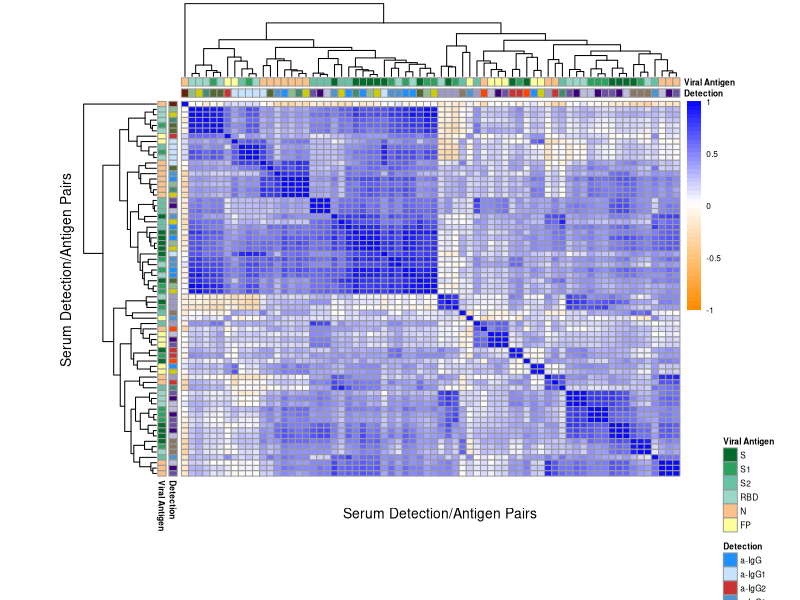
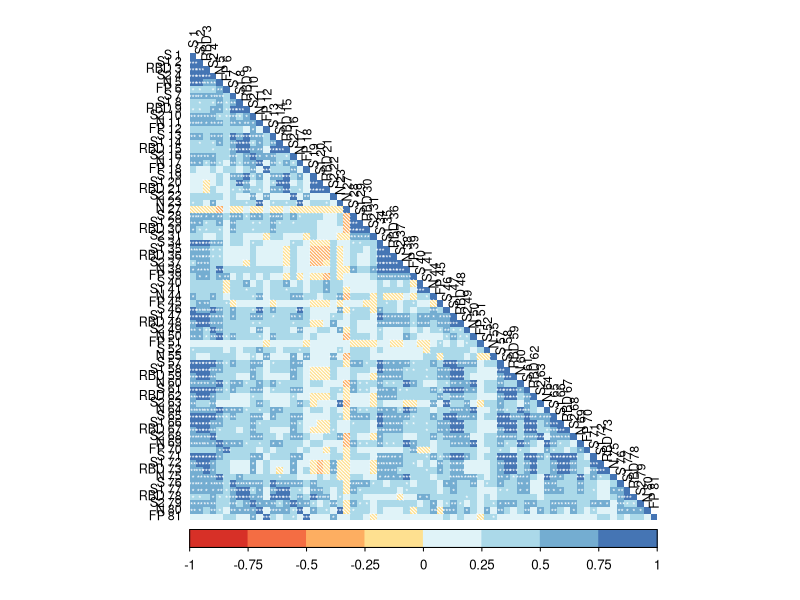

Write the R code that produced these figures, in order. (Note: this script raises an error after producing the figures.)
library(corrplot)
library(Hmisc)
library(RColorBrewer)
library(gtools)
library(grid)
library(pheatmap)

#load in data
data <- read.csv("Fc_Array.csv", header=FALSE)
dim(data)

#remove all non-CoV2 columns

data<-data[,-which(data[2,]=="non-CoV-2")]
dim(data)

#break into our column categories

Categories<-data[1:4,5:ncol(data)]
Categories<-as.data.frame(t(Categories))
Categories<-Categories[,c(1,4)]
colnames(Categories)<-c("Detection", "Viral Antigen")

#now bin viral antigens

Categories$`Viral Antigen`<-as.character(Categories$`Viral Antigen`)


summary(Categories)

data<-data[-c(1:4),]

#make first column row names

data[,1]<-as.character(data[,1])
data[nrow(data),1]<-"blank2"
rownames(data)<-data[,1]
data[,1]<-NULL

#make the row categories data frame

RowCategories<-data[-c(nrow(data)-1,nrow(data)),1:3]
rownames(RowCategories)<-rownames(data)[-c(nrow(data)-1,nrow(data))]
colnames(RowCategories)<-c("Sex","Disease Severity", "Age")
RowCategories<-as.data.frame(RowCategories)
RowCategories$`Sample Type`<-as.factor(c(rep("Serum",20),rep("Serum",15),rep("Nasal Wash",19),rep("Nasal Wash",15)))
RowCategories$`CoV-2 Status`<-as.factor(c(rep("Convalescent",20),rep("Naive",15),rep("Convalescent",19),rep("Naive",15)))

#rebinning into less age group
RowCategories$Age<-as.character(RowCategories$Age)
RowCategories$Age[which(RowCategories$Age%in%c("20-29","<20", "30-39"))]<-"<40" 
RowCategories$Age[which(RowCategories$Age%in%c("40-49", "50-59"))]<-"40-59"
RowCategories$Age[which(RowCategories$Age%in%c("60-69","70-79"))]<-">60"
RowCategories$Age<-as.factor(RowCategories$Age)

summary(RowCategories)

#reorder columns
RowCategories<-RowCategories[,rev(c("CoV-2 Status","Sample Type","Disease Severity","Age","Sex"))]
RowCategories$Age <- NULL
RowCategories$Sex <- NULL

data<-data[,4:ncol(data)]

#Remove antigens that are less than 10 std. dev above blanks

(cutoff<-apply(data[c(nrow(data)-1,nrow(data)),],2,sd))
cutoff<-cutoff*10

data<-data[-c(nrow(data)-1,nrow(data)),]

data<-apply(data,2,as.numeric)

#Remove columns where <25% of samples are 10SD above blank

removeThese<-c()

for(i in 1:ncol(data)){
  p<-sum(na.omit(data[,i])>cutoff[i])/length(na.omit(data[,i]))
  if(p<=0.25){
    removeThese<-append(removeThese,i)
    cat(paste(p,"\n"))
  }
}

Categories[removeThese,]

Categories<-Categories[-removeThese,]
data<-data[,-removeThese]

colnames(data)<-paste(Categories$`Viral Antigen`,1:ncol(data))
rownames(Categories)<-paste(Categories$`Viral Antigen`,1:ncol(data))


#Scale and Center 

logdata<-log10(data)

#now check which columns are different between pos and negative, discard ones that are not. 

keepColumnsS<-c()
keepColumnsNW<-c()

for(i in 1:ncol(logdata)){
  serum<-logdata[grepl("serum",RowCategories$`Sample Type`,ignore.case = T),i]
  nasal<-logdata[grepl("nasal",RowCategories$`Sample Type`,ignore.case = T),i]
  
  ps<-t.test(serum[1:20],serum[21:35])$p.value
  pn<-t.test(nasal[1:19],nasal[20:34])$p.value
  
  if(ps<0.05|pn<0.05) {keepColumnsS<-append(keepColumnsS,i)
  keepColumnsNW<-append(keepColumnsNW,i)}
  
}

CategoriesSerum<-Categories[keepColumnsS,]
logdataS<-logdata[grepl("serum",RowCategories$`Sample Type`,ignore.case = T)&RowCategories$`CoV-2 Status`=="Convalescent",keepColumnsS]
RowCategoriesSerum <- RowCategories[grepl("serum",RowCategories$`Sample Type`,ignore.case = T)&RowCategories$`CoV-2 Status`=="Convalescent",]

SerumSamples <- logdataS

CategoriesNW<-Categories[keepColumnsNW,]
logdataNW<-logdata[grepl("nasal",RowCategories$`Sample Type`,ignore.case = T)&RowCategories$`CoV-2 Status`=="Convalescent",keepColumnsNW]
RowCategoriesNW <- RowCategories[grepl("nasal",RowCategories$`Sample Type`,ignore.case = T)&RowCategories$`CoV-2 Status`=="Convalescent",]

NasalSamples <- logdataNW

RowCategoriesSerum$`Sample Type` <- NULL
RowCategoriesNW$`Sample Type` <- NULL

#Serum Corrplot 

M<-rcorr(as.matrix(logdataS))

IGGColors<-c("dodgerblue","#C6E2FF","#CC3232", "#4F94CD","orangered")
names(IGGColors)<-c("a-IgG","a-IgG1","a-IgG2","a-IgG3","a-IgG4")

FCColors<-c("#8fbc8f", "#458B74", "#CDCD00", "#526830", "#bcbddc")
names(FCColors)<- c("FcgR2A", "FcgR2B", "FcgR3A", "FcgR3B", "FcaR")

IGAColors<-c("#3f007d","#6a51a3","#9e9ac8")
names(IGAColors)<-c("a-IgA", "a-IgA1", "a-IgA2")

otherColors<-c("#662506","peachpuff4")
names(otherColors)<-c("a-IgD","a-IgM")

(detectColours<-unlist(list(IGGColors,FCColors,IGAColors,otherColors)))


colors<- list(
  Detection = detectColours,
  `Disease Severity`= c(mild="#00C000", moderate="#FF8000", severe= "#FF0000", `N/A`="#808080"),
  #Strain= c(`CoV-2`="sienna4", `non-CoV-2`="skyblue"),
  `Viral Antigen` = c(S="#006d2c",S1="#2ca25f",S2="#66c2a4", RBD="#99d8c9", N="#fdc086", FP= "#ffff99" ),
  `CoV-2 Status` = c(Convalescent="orangered3", Naive="black"))

rownames(M$r)<-rownames(CategoriesSerum)
colnames(M$r)<-rownames(CategoriesSerum)


pdf("SerumvsSerumcorrplot.pdf")
setHook("grid.newpage", function() pushViewport(viewport(x=1,y=1,width=0.9, height=0.9, name="vp", just=c("right","top"))), action="prepend")

SerumCorrplot<-pheatmap(M$r,scale = "none",cluster_rows = T,cluster_cols = T, annotation_colors = colors,
                        clustering_distance_cols = "manhattan",clustering_distance_rows="manhattan", annotation_legend = T,
                        show_rownames = F, show_colnames = F, fontsize =6,  annotation_col = Categories, annotation_row = Categories,
                        color = colorRampPalette(c("dark orange", "white", "blue"))(50),breaks = seq(from=-1,to=1,length.out = 50)
)
setHook("grid.newpage", NULL, "replace")
grid.text("Serum Detection/Antigen Pairs", y=0.05, gp=gpar(fontsize=10))
grid.text("Serum Detection/Antigen Pairs", x=-0.02, rot=90, gp=gpar(fontsize=10))
dev.off()


corrplot(M$r,p.mat=M$P,insig="label_sig",sig.level =c(0.001,.01,.05),pch.cex=0.5,pch.col="white",
         method="shade",add=F,col=brewer.pal(n=8, name="RdYlBu"),type="lower",diag = T,tl.col = "black",tl.cex=0.75)

maxes<-c(sort(unlist(M$r),decreasing = T)[1:200])

cols<-c()
rows<-c()
topCor<-c()
for(i in 1:200){
  rows<-append(rows,which(M$r==maxes[i], arr.ind = T)[,1])
  cols<-append(cols,which(M$r==maxes[i],arr.ind = T)[,2])
  topCor<-append(topCor,rep(maxes[i],length(which(M$r==maxes[i],arr.ind = T)[,2])))
}

View(cbind(CategoriesSerum[rows,],CategoriesNW[cols,],topCor,rows,cols))

plot(SerumSamples[,52],NasalSamples[,51],xlab=paste(CategoriesSerum[52,1],CategoriesSerum[52,3],"in Serum",sep=" "),ylab=paste(CategoriesNW[51,1],CategoriesNW[51,3],"in Nasal Wash", sep=" "),pch=19)
abline(lm(NasalSamples[,51]~SerumSamples[,50]),col="red")
text(locator(1),paste("R =",round(CorrMatrix[52,51],2),sep=" "))

textLoc<-locator(1)

#for writing out

tiff("scatterPlotExamplePositive",height=6, width=6, units="in",res=400)
plot(SerumSamples[,52],NasalSamples[,51],xlab=paste(CategoriesSerum[52,1],CategoriesSerum[52,3],"in Serum",sep=" "),ylab=paste(CategoriesNW[51,1],CategoriesNW[51,3],"in Nasal Wash", sep=" "),pch=19)
abline(lm(NasalSamples[,51]~SerumSamples[,52]),col="red")
text(textLoc,paste("R =",round(CorrMatrix[52,51],2),sep=" "))
dev.off()


mins<-c(sort(unlist(M$r),decreasing = F)[1:200])

cols<-c()
rows<-c()
bottomCor<-c()
for(i in 1:200){
  rows<-append(rows,which(M$r==mins[i], arr.ind = T)[,1])
  cols<-append(cols,which(M$r==mins[i],arr.ind = T)[,2])
  bottomCor<-append(bottomCor,rep(mins[i],length(which(M$r==mins[i],arr.ind = T)[,2])))
}

View(cbind(CategoriesSerum[rows,],CategoriesNW[cols,],bottomCor,rows,cols))


plot(SerumSamples[,33],NasalSamples[,73],xlab=paste(CategoriesSerum[33,1],CategoriesSerum[33,3],"in Serum",sep=" "),ylab=paste(CategoriesNW[73,1],CategoriesNW[73,3],"in Nasal Wash", sep=" "),pch=19)
abline(lm(NasalSamples[,73]~SerumSamples[,33]),col="red")
text(locator(1),paste("R =",round(CorrMatrix[33,73],2),sep=" "))

textLoc<-locator(1)

#for writing out

tiff("scatterPlotExampleNegative",height=6, width=6, units="in",res=400)
plot(SerumSamples[,33],NasalSamples[,73],xlab=paste(CategoriesSerum[33,1],CategoriesSerum[33,3],"in Serum",sep=" "),ylab=paste(CategoriesNW[73,1],CategoriesNW[73,3],"in Nasal Wash", sep=" "),pch=19)
abline(lm(NasalSamples[,73]~SerumSamples[,33]),col="red")
text(textLoc,paste("R =",round(CorrMatrix[33,73],2),sep=" "))
dev.off()


#Nasal Wash Corrplot


N<-rcorr(as.matrix(logdataNW))


rownames(N$r)<-rownames(CategoriesNW)
colnames(N$r)<-rownames(CategoriesNW)

pdf("NWvsNWcorrplot.pdf")
setHook("grid.newpage", function() pushViewport(viewport(x=1,y=1,width=0.9, height=0.9, name="vp", just=c("right","top"))), action="prepend")

NasalCorrplot<-pheatmap(N$r,scale = "none",cluster_rows = T,cluster_cols = T, annotation_colors = colors,
                        clustering_distance_cols = "manhattan",clustering_distance_rows="manhattan", annotation_legend = T,
                        show_rownames = F, show_colnames = F, fontsize =6,  annotation_col = Categories, annotation_row = Categories,
                        color = colorRampPalette(c("dark orange", "white", "blue"))(50),breaks = seq(from=-1,to=1,length.out = 50)
)
setHook("grid.newpage", NULL, "replace")
grid.text("Nasal Detection/Antigen Pairs", y=0.05, gp=gpar(fontsize=10))
grid.text("Nasal Detection/Antigen Pairs", x=-0.02, rot=90, gp=gpar(fontsize=10))
dev.off()


maxes<-c(sort(unlist(N$r),decreasing = T)[1:200])

cols<-c()
rows<-c()
topCor<-c()
for(i in 1:200){
  rows<-append(rows,which(N$r==maxes[i], arr.ind = T)[,1])
  cols<-append(cols,which(N$r==maxes[i],arr.ind = T)[,2])
  topCor<-append(topCor,rep(maxes[i],length(which(N$r==maxes[i],arr.ind = T)[,2])))
}

View(cbind(CategoriesSerum[rows,],CategoriesNW[cols,],topCor,rows,cols))

plot(SerumSamples[,52],NasalSamples[,51],xlab=paste(CategoriesSerum[52,1],CategoriesSerum[52,3],"in Serum",sep=" "),ylab=paste(CategoriesNW[51,1],CategoriesNW[51,3],"in Nasal Wash", sep=" "),pch=19)
abline(lm(NasalSamples[,51]~SerumSamples[,50]),col="red")
text(locator(1),paste("R =",round(CorrMatrix[52,51],2),sep=" "))

textLoc<-locator(1)

#for writing out

tiff("scatterPlotExamplePositive",height=6, width=6, units="in",res=400)
plot(SerumSamples[,52],NasalSamples[,51],xlab=paste(CategoriesSerum[52,1],CategoriesSerum[52,3],"in Serum",sep=" "),ylab=paste(CategoriesNW[51,1],CategoriesNW[51,3],"in Nasal Wash", sep=" "),pch=19)
abline(lm(NasalSamples[,51]~SerumSamples[,52]),col="red")
text(textLoc,paste("R =",round(CorrMatrix[52,51],2),sep=" "))
dev.off()


mins<-c(sort(unlist(N$r),decreasing = F)[1:300])

cols<-c()
rows<-c()
bottomCor<-c()
for(i in 1:300){
  rows<-append(rows,which(N$r==mins[i], arr.ind = T)[,1])
  cols<-append(cols,which(N$r==mins[i],arr.ind = T)[,2])
  bottomCor<-append(bottomCor,rep(mins[i],length(which(N$r==mins[i],arr.ind = T)[,2])))
}

View(cbind(CategoriesSerum[rows,],CategoriesNW[cols,],bottomCor,rows,cols))

plot(SerumSamples[,33],NasalSamples[,73],xlab=paste(CategoriesSerum[33,1],CategoriesSerum[33,3],"in Serum",sep=" "),ylab=paste(CategoriesNW[73,1],CategoriesNW[73,3],"in Nasal Wash", sep=" "),pch=19)
abline(lm(NasalSamples[,73]~SerumSamples[,33]),col="red")
text(locator(1),paste("R =",round(CorrMatrix[33,73],2),sep=" "))

textLoc<-locator(1)

#for writing out

tiff("scatterPlotExampleNegative",height=6, width=6, units="in",res=400)
plot(SerumSamples[,33],NasalSamples[,73],xlab=paste(CategoriesSerum[33,1],CategoriesSerum[33,3],"in Serum",sep=" "),ylab=paste(CategoriesNW[73,1],CategoriesNW[73,3],"in Nasal Wash", sep=" "),pch=19)
abline(lm(NasalSamples[,73]~SerumSamples[,33]),col="red")
text(textLoc,paste("R =",round(CorrMatrix[33,73],2),sep=" "))
dev.off()


corrplot(N$r,p.mat=N$P,insig="label_sig",sig.level =c(0.001,.01,.05),pch.cex=0.5,pch.col="white",
         method="shade",add=F,col=brewer.pal(n=8, name="RdYlBu"),type="lower",diag = T,tl.col = "black",tl.cex=0.75)
